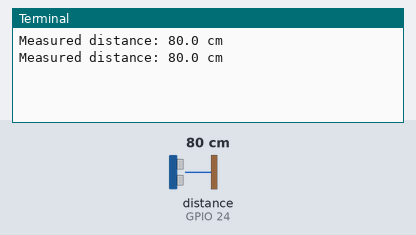
The program below on a simulated Raspberry Pi (BCM pin numbers). On the bench: the last lines printed to the terminal. The test bench sets the inputs (shaded band); at power-on: distance to the obstacle (sensor on GPIO 24) 80 cm. The echo pulse lasts 58.3 µs per cm; the clock reads 2024-03-15 10:24:30 at power-on unless the program sets it.

Above: at 1.2 s.
1.3 s: distance to the obstacle (sensor on GPIO 24) set to 2 cm
At 2.6 s:
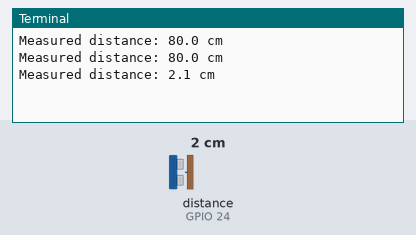
2.8 s: distance to the obstacle (sensor on GPIO 24) set to 4 cm
At 3.8 s:
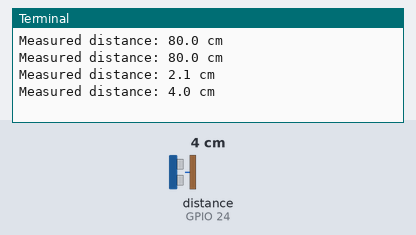
Timing chart, 0 to 5.8 s (numbered marks = the images above; inputs shaded):
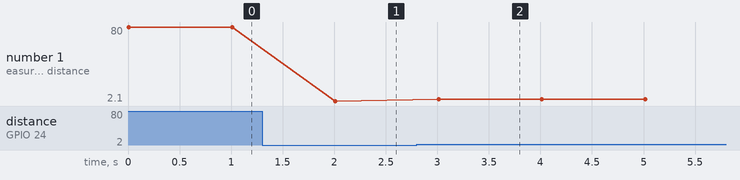

Measured:
- after the input at 1.3 s, the terminal: prints a new line after 0.71 s (image 1)
- after the input at 2.8 s, the terminal: prints a new line after 0.21 s (image 2)
- plotted number 1: 80 → 2.1 after the input at 1.3 s, 2.1 → 4 after the input at 2.8 s

The program:

ultrasound_distance.py
```python
# sensor: HC-SR04

import RPi.GPIO as GPIO
import time

GPIO.setmode(GPIO.BCM)

# set the GPIO pins
GPIO_TRIGGER = 18
GPIO_ECHO = 24

# set GPIO direction(IN/OUT)
GPIO.setup(GPIO_TRIGGER, GPIO.OUT)
GPIO.setup(GPIO_ECHO, GPIO.IN)

def distance():
	'get the distance reading'

	# set the TIRGGER to HIGH
	GPIO.output(GPIO_TRIGGER, True)

	# set TRIGGER after 0.01ms to LOW
	time.sleep(0.00001)
	GPIO.output(GPIO_TRIGGER, False)

	StartTime = time.time()
	StopTime = time.time()

	# save StartTime
	while GPIO.input(GPIO_ECHO) == 0:
		StartTime = time.time()

	# save time of arrival
	while GPIO.input(GPIO_ECHO) == 1:
		StopTime = time.time()

	# time difference between start and arrival
	TimeElapsed = StopTime - StartTime
	# multiply with the sonic speed (34300 cm/s)
	# and divide by 2, because there and back
	return (TimeElapsed * 34300.0 ) / 2.0

if __name__ == "__main__":

	try:
		while True:
			dist = distance()
			print("Measured distance: {0:.1f} cm".format(dist))
			time.sleep(1)
	except KeyboardInterrupt:
		print("Measurement stopped")
	except:
		print("Unexpected error:")
		raise
	finally:
		GPIO.cleanup()
```
